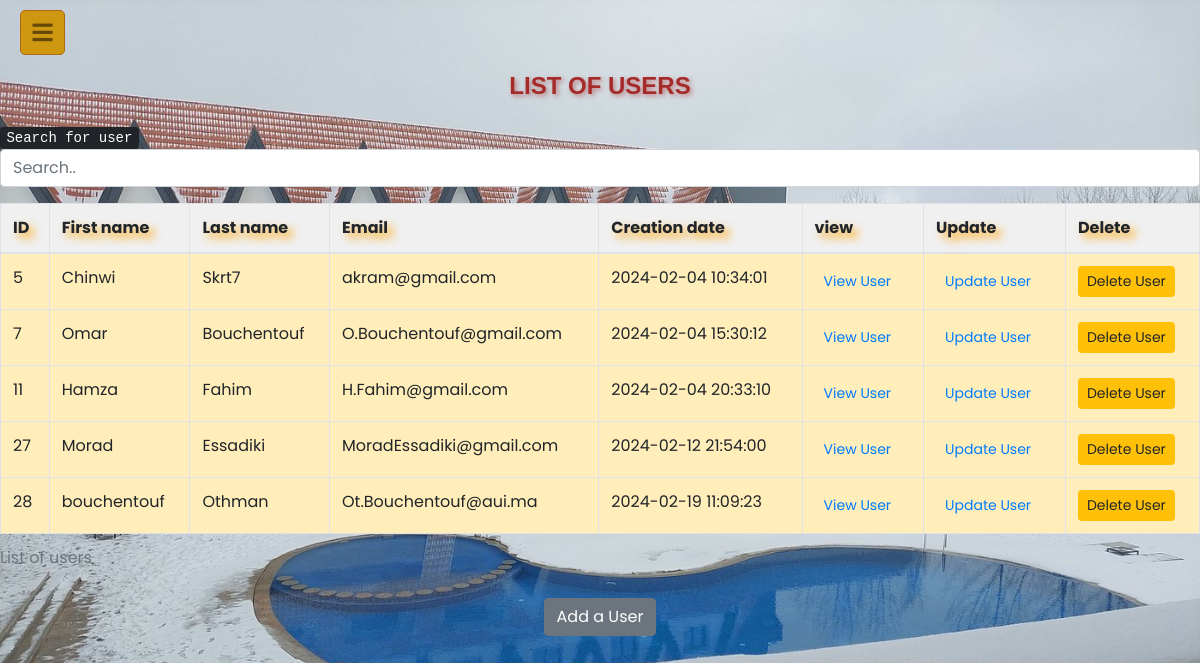
/UserManagement.php (signed in), run on the app's committed database.
### tables this page shows
CREATE TABLE `users` (
  `ID` int(11) NOT NULL,
  `img` varchar(100) NOT NULL,
  `Fname` varchar(50) NOT NULL,
  `Lname` varchar(50) NOT NULL,
  `Description` varchar(500) NOT NULL,
  `Adress` varchar(500) NOT NULL,
  `Zip` int(11) NOT NULL,
  `Phone` int(11) NOT NULL,
  `password` varchar(50) NOT NULL,
  `Email` varchar(50) NOT NULL,
  `user_type` varchar(50) NOT NULL DEFAULT 'User',
  `Created` timestamp NOT NULL DEFAULT current_timestamp()
);

### UserManagement.php (the view, shortened to what this page needs)
<!DOCTYPE html>
<html lang="en" dir="ltr">
   <head>
      <link rel="stylesheet" href="css/style3.css">
      <link rel="stylesheet" href="css/style.css">
      <link rel="stylesheet" href="https://maxcdn.bootstrapcdn.com/bootstrap/4.0.0/css/bootstrap.min.css">
      <link rel="stylesheet" href="https://cdnjs.cloudflare.com/ajax/libs/font-awesome/5.15.3/css/all.min.css"/>
      <link rel="stylesheet" href="https://cdn.jsdelivr.net/npm/bootstrap-icons@1.11.3/font/bootstrap-icons.min.css">
   </head>
   <body style="background: url(LogInImage.jpg);background-repeat: no-repeat;background-size: 100%;">
      <br>
      <br>
      <br>
      <H3 style="text-align: center; margin: 0; color: brown; font-family: 'Helvetica', sans-serif; font-size: 24px; font-weight: bold; text-transform: uppercase; text-shadow: 2px 2px 4px rgba(165, 42, 42, 0.5);">List of Users</H3>
      <br>
      <p><kbd> Search for user </kbd> <input class="form-control" id="myInput" type="text" placeholder="Search.."></p>
      <table class="table table-light table-hover table-striped table-bordered table-danger ">
      <caption>List of users</caption>
  <thead">
    <tr >
      <th scope="col" style="text-shadow: 5px 5px 10px orange;">ID</th>
      <th scope="col" style="text-shadow: 5px 5px 10px orange;">First name</th>
      <th scope="col" style="text-shadow: 5px 5px 10px orange;">Last name</th>
      <th scope="col" style="text-shadow: 5px 5px 10px orange;">Email</th>
      <th scope="col" style="text-shadow: 5px 5px 10px orange;">Creation date</th>
      <th scope="col" style="text-shadow: 5px 5px 10px orange;">view</th>
      <th scope="col" style="text-shadow: 5px 5px 10px orange;">Update</th>
      <th scope="col" style="text-shadow: 5px 5px 10px orange;">Delete</th>
    </tr>
  <tbody id="myTable">
    <?php
    @include 'config.php';
    $fetch_query = "SELECT * FROM users";
    $fetch_query_run = mysqli_query($conn,$fetch_query);
    if(mysqli_num_rows($fetch_query_run) > 0){
        while($row = mysqli_fetch_array($fetch_query_run))
        {
            ?>
     <tr class="table-warning">
      <td class=" user_id"><?php echo $row['ID']; ?></td>
      <td><?php echo $row['Fname']; ?></td>
      <td><?php echo $row['Lname']; ?></td>
      <td><?php echo $row['Email']; ?></td>
      <td><?php echo $row['Created']; ?></td>
      <td>
        <a href="#" class="btn btn-link btn-sm view_data">View User</a>
      </td>
      <td>
        <a href="#" class="btn btn-link btn-sm edit_data">Update User</a>
      </td>
      <td>
        <a href="#" class="btn btn-warning btn-sm delete_btn">Delete User</a>
      </td>
             </tr>
            <?php
        }
    }else{
    }
    ?>
  </tbody>
</table>
<div style="text-align: center;">
  <button type="button" class="btn btn-secondary" data-bs-toggle="modal" data-bs-target="#AddUser">
    Add a User
  </button>
</div>
   </body>
<?php
if ($_SESSION['User_type'] == 'Admin') {
    include 'navbaradmin.php';
} elseif ($_SESSION['User_type'] == 'User') {
    include 'navbaruser.php';
} ?>
</html>

### css/style3.css (style rules this page uses)
* { margin: 0; padding: 0; box-sizing: border-box; font-family: 'Poppins', sans-serif; }

### css/style.css (style rules this page uses)
* { font-family: 'Poppins', sans-serif; margin:0; padding:0; box-sizing: border-box; outline: none; border:none; text-decoration: none; }
body { background-color: indianred; }

### data on the page
users: ID "5", Fname "Chinwi", Lname "Skrt7", Email "akram@gmail.com", Created "2024-02-04 10:34:01"
users: ID "7", Fname "Omar", Lname "Bouchentouf", Email "O.Bouchentouf@gmail.com", Created "2024-02-04 15:30:12"
users: ID "11", Fname "Hamza", Lname "Fahim", Email "H.Fahim@gmail.com", Created "2024-02-04 20:33:10"
users: ID "27", Fname "Morad", Lname "Essadiki", Email "MoradEssadiki@gmail.com", Created "2024-02-12 21:54:00"
users: ID "28", Fname "bouchentouf", Lname "Othman", Email "Ot.Bouchentouf@aui.ma", Created "2024-02-19 11:09:23"
